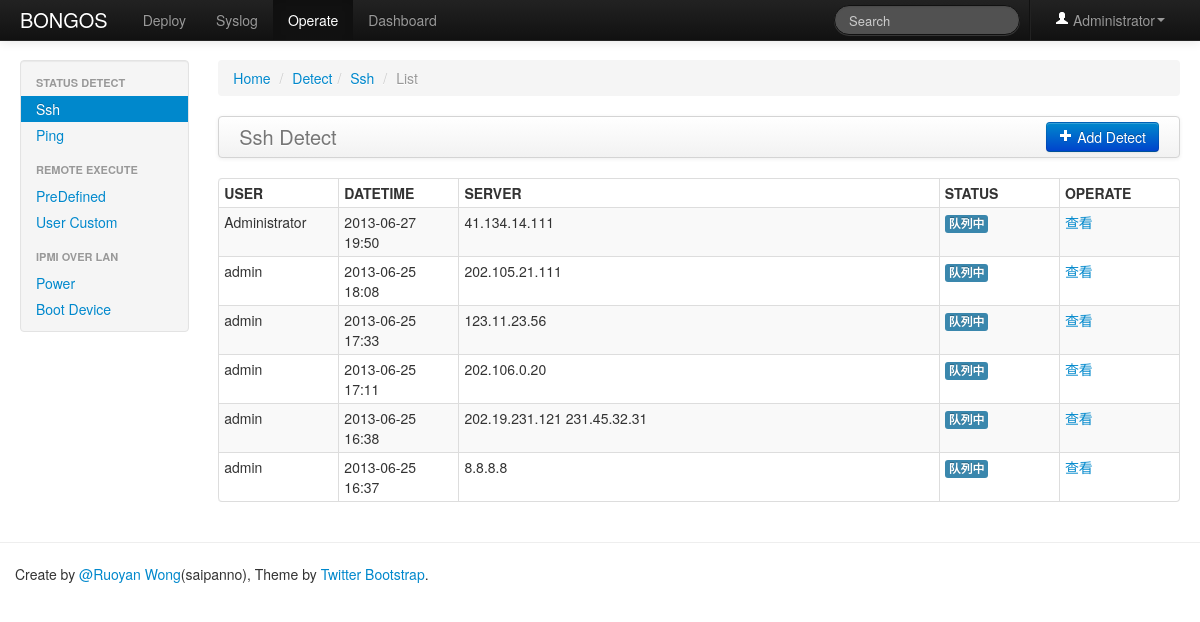
Screenshot of /operate/Ssh/list (signed in) with the database file from the repository.
### web/user/models.py (models this page shows, shortened)
class User(db.Model):
    __tablename__ = app.config['USER_LISTS']
    id = db.Column(db.Integer, primary_key=True)
    email = db.Column(db.UnicodeText, unique=True)
    username = db.Column(db.UnicodeText)
    password = db.Column(db.UnicodeText)

### web/operate/models.py (models this page shows, shortened)
class OperateDb(db.Model):
    __tablename__ = app.config['OPERATE_LISTS']
    id = db.Column(db.Integer, primary_key=True)
    author = db.Column(db.UnicodeText, nullable=False)
    datetime = db.Column(db.String, nullable=False)
    operate_type = db.Column(db.Integer, nullable=False)
    server_list = db.Column(db.UnicodeText, nullable=False)
    template_script = db.Column(db.UnicodeText, nullable=False)
    template_vars = db.Column(db.UnicodeText, nullable=False)
    ssh_config = db.Column(db.Integer, nullable=False)
    status = db.Column(db.UnicodeText, nullable=False)
    result = db.Column(db.UnicodeText, nullable=False)

### web/operate/controlers.py (the view)
@operate.route('/<operate_type>/list')
@login_required
def list_operate_ctrl(operate_type):
    executes = OperateDb.query.filter_by(operate_type=operate_type).order_by(desc(OperateDb.id)).all()
    return render_template('operate/list_operate.html', executes=executes, operate_type=operate_type)

### web/extensions.py (called while the page is built)
@login_manager.user_loader
def load_user(user_id):
    return User.query.get(user_id)

### web/templates/operate/list_operate.html (shortened to what this page needs)
{% extends "operate/base_operate.html" %}
{% import "macro.html" as ext %}
{% if operate_type == 'Ssh' %}
    {% set operate_title = 'Detect' %}
    {% set operate_create_url = url_for('operate.create_ssh_detect_ctrl') %}
{% elif operate_type == 'Ping' %}
    {% set operate_title = 'Detect' %}
    {% set operate_create_url = url_for('operate.create_ping_detect_ctrl') %}
{% elif operate_type == 'Custom' %}
    {% set operate_title = 'Execute' %}
    {% set operate_create_url = url_for('operate.create_custom_execute_ctrl') %}
{% elif operate_type == 'PreDefined' %}
    {% set operate_title = 'Execute' %}
    {% set operate_create_url = url_for('operate.create_predefined_execute_ctrl') %}
{% endif %}
{% block active_operate_ssh %}{% if operate_type == 'Ssh' %}active{% endif %}{% endblock %}
{% block active_operate_ping %}{% if operate_type == 'Ping' %}active{% endif %}{% endblock %}
{% block active_operate_custom %}{% if operate_type == 'Custom' %}active{% endif %}{% endblock %}
{% block active_operate_predefined %}{% if operate_type == 'PreDefined' %}active{% endif %}{% endblock %}
{% block main %}
    <div class="span10">
        <ul class="breadcrumb">
            <li><a href="/">Home</a> <span class="divider">/</span></li>
            <li><a href="#">{{ operate_title }}</a><span class="divider">/</span></li>
            <li><a href="#">{{ operate_type }}</a> <span class="divider">/</span></li>
            <li class="active">List</li>
        </ul>
        <div class="navbar">
            <div class="navbar-inner">
                <a class="brand" href="#">{{ operate_type }} {{ operate_title }}</a>
                <div class="btn-group pull-right">
                    <a href="{{ operate_create_url }}" class="btn btn-primary"><i class="icon-plus icon-white"></i> Add {{ operate_title }}</a>
                </div>
            </div>
        </div>
        <table class="table table-hover table-bordered table-condensed table-striped">
            <thead>
            <tr>
                <th>USER</th>
                <th>DATETIME</th>
                <th>SERVER</th>
                <th>STATUS</th>
                <th>OPERATE</th>
            </tr>
            </thead>
            <tbody>
            {% for execute in executes %}
            <tr>
                <td style="width: 10%">{{ execute.author }}</td>
                <td style="width: 10%">{{ execute.datetime }}</td>
                <td style="width: 40%">{{ execute.server_list }}</td>
                <td style="width: 10%">{{ ext.get_operate_status(execute.status) }}</td>
                <td style="width: 10%"><a href="{{ url_for('operate.show_operate_ctrl', operate_id=execute.id)}}">查看</a></td>
            </tr>
            {% endfor %}
            </tbody>
        </table>
    </div>
{% endblock %}

### web/templates/macro.html (shortened to what this page needs)
{% macro get_operate_status(status)  -%}
    {% if status == '0' %}
        <span class="label label-info">队列中</span>
    {% elif status == '1' %}
        <span class="label label-success">已完成</span>
    {% elif status == '2' %}
        <span class="label label-important">内部错误</span>
    {% elif status == '5' %}
        <span class="label">执行中</span>
    {% else %}
        <span class="label label-important">异常结果</span>
    {% endif %}
{%- endmacro %}

### web/templates/index.html (shortened to what this page needs)
{% extends "header.html" %}
{% import "macro.html" as ext %}
{% block body %}
    <div class="navbar navbar-inverse navbar-fixed-top">
        <div class="navbar-inner">
            <div class="container-fluid">
                <a class="brand" href="{{ url_for('user.index_ctrl') }}">BONGOS</a>
                <ul class="nav">
                    <li class="{% block active_deploy %}{% endblock %}"><a href="#">Deploy</a></li>
                    <li class="{% block active_syslog %}{% endblock %}"><a href="#">Syslog</a></li>
                    <li class="{% block active_operate %}{% endblock %}"><a href="{{ url_for("operate.list_operate_ctrl", operate_type='Ssh') }}">Operate</a></li>
                    <li class="{% block active_dashboard %}{% endblock %}"><a href="{{ url_for("dashboard.list_user_ctrl") }}">Dashboard</a></li>
                </ul>
                <ul class="nav pull-right">
                    <li class="divider-vertical"></li>
                    <li class="dropdown"><a href="#" class="dropdown-toggle" data-toggle="dropdown"><i class="icon-user icon-white"></i> {{ current_user.username }}<b class="caret"></b></a>
                    </li>
                </ul>
                <form class="navbar-search pull-right" action="">
                    <input class="search-query span2" placeholder="Search" type="text">
                </form>
            </div>
        </div>
    </div>
    <div class="container-fluid">
        <div class="row-fluid">
            {% block sidebar %}
            {% endblock %}
            {% block main %}{% endblock %}
        </div>
    </div>
{% endblock %}

### web/templates/index.html (style rules this page uses)
body { padding-top: 60px; padding-bottom: 40px; }

### rows the page displays
User: username "Administrator"
OperateDb: author "Administrator", datetime "2013-06-27 19:50", server_list "41.134.14.111"
OperateDb: author "admin", datetime "2013-06-25 18:08", server_list "202.105.21.111"
OperateDb: author "admin", datetime "2013-06-25 17:33", server_list "123.11.23.56"
OperateDb: author "admin", datetime "2013-06-25 17:11", server_list "202.106.0.20"
OperateDb: author "admin", datetime "2013-06-25 16:38", server_list "202.19.231.121 231.45.32.31"
OperateDb: author "admin", datetime "2013-06-25 16:37", server_list "8.8.8.8"

### other values shown
{{ operate_title }} "Detect"
{{ operate_type }} "Ssh"
